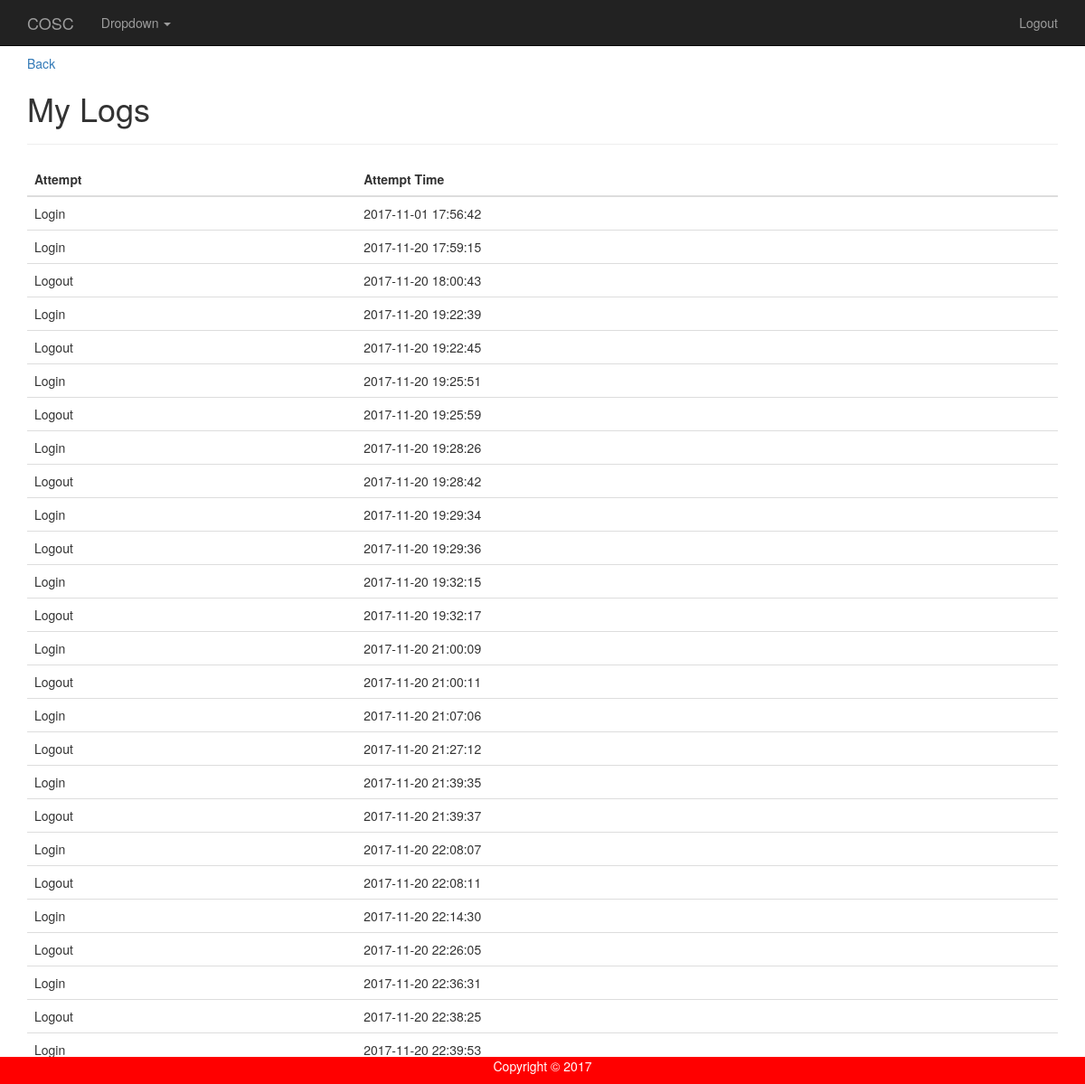
/home/mylogs (signed in), run on the app's committed database.
### tables this page shows
CREATE TABLE IF NOT EXISTS `logs` (
  `logID` int(11) NOT NULL AUTO_INCREMENT,
  `username` varchar(500) NOT NULL,
  `state` varchar(100) NOT NULL,
  `activityTime` datetime NOT NULL,
  PRIMARY KEY (`logID`)
);

### app/core/Controller.php (called while the page is built, shortened)
<?php
class Controller {
    public function view ($view, $data = []) {
        require_once '../app/views/' . $view .'.php';
    }
}

### app/controllers/home.php (called while the page is built, shortened)
<?php
class Home extends Controller {
	public function mylogs()
	{
        $this->view('home/mylogs');
	}
}

### app/core/App.php (called while the page is built, shortened)
<?php
class App {
    protected $method = 'login';
    public function __construct() {
        if (isset($_SESSION['auth']) == 1) {
            $this->method = 'index';
        }
        $url = $this->parseUrl();
        if (file_exists('../app/controllers/' . $url[0] . '.php')) {
            unset($url[0]);
        } else {
            header('Location: /home');
            die;
        }
        $this->controller = new $this->controller;
        if (isset($url[1])) {
            if (method_exists($this->controller, $url[1])) {
                $this->method = $url[1];
                unset($url[1]);
            }
        }
        $this->params = $url ? array_values($url) : [];
        call_user_func_array([$this->controller, $this->method], $this->params);
    }
    public function parseUrl() {
        if (isset($_GET['url'])) {
            return $url = explode('/', filter_var(rtrim($_GET['url'], '/'), FILTER_SANITIZE_URL));
        }
    }
}

### public/index.php (called while the page is built, shortened)
<?php
$app = new App;

### app/models/Log.php (called while the page is built, shortened)
<?php
class Log
 {
	public function mylogs()
	{
		$db = db_connect();
        $statement = $db->prepare("select * from logs
                                WHERE username = :username;
                ");
        $statement->bindValue(':username', $_SESSION['username']);
        $statement->execute();
        $rows = $statement->fetchAll(PDO::FETCH_ASSOC);
		if ($rows)
		{
			return $rows;
		}
	}
}

### app/controllers/crud.php (called while the page is built, shortened)
<?php
class crud extends Controller
{
	public function mylogs()
	{
		$logs = $this->model('Log');
		return $logs->mylogs();
	}
}

### app/views/home/mylogs.php (the view, shortened to what this page needs)
<?php require_once '../app/views/templates/header.php' ?>
<div class="container">
    <div class="page-header" id="banner">
        <div class="row">
            <div class="col-lg-12">
			<a href="/home">Back</a>
                <h1>My Logs</h1>
            </div>
        </div>
    </div>
	<?php
	require_once '../app/controllers/crud.php';
	$_index = new crud();
	$result = $_index -> mylogs();
	echo "<table class='table'>";
    echo "<thead>";
      echo "<tr>";
        echo "<th>Attempt</th>";
        echo "<th>Attempt Time</th>";
      echo "</tr>";
    echo "</thead>";
    echo "<tbody>";
	foreach($result as $row)
	{
		echo "<tr>";
		echo "<td> {$row['state']} </td>";
		echo "<td> {$row['activityTime']} </td>";
		echo "</tr>";
	}
    echo "</tbody>";
    echo "</table>";
    ?>
    <?php require_once '../app/views/templates/footer.php' ?>

### app/views/templates/header.php (shortened to what this page needs)
<!DOCTYPE html>
<html lang="en">
    <head>
        <link href= "/css/bootstrap.css" rel="stylesheet" type="text/css"/>
		<link rel="stylesheet" href="https://maxcdn.bootstrapcdn.com/bootstrap/3.3.7/css/bootstrap.min.css">
    </head>
    <body>
        <div class="navbar navbar-inverse navbar-fixed-top">
            <div class="container">
                <div class="navbar-header">
                    <a class="navbar-brand" href="/home">COSC</a>
                </div>
                <div class="navbar-collapse collapse" id="navbar-main">
                    <ul class="nav navbar-nav">
                        <li class="dropdown">
                            <a href="#" class="dropdown-toggle" data-toggle="dropdown" role="button" aria-expanded="false">Dropdown <span class="caret"></span></a>
                        </li>
                    </ul>
                    <ul class="nav navbar-nav navbar-right">
                        <li><a href="/logout/index">Logout</a></li>
                    </ul>
                </div>
            </div>
        </div>

### app/views/templates/footer.php (shortened to what this page needs)
<footer class="footer">
    <div class="row">
        <div class="col-lg-12">
            <p>Copyright &copy; <?php echo date('Y'); ?> </p>
        </div>
    </div>
</footer>
</div>
</body>
</html>

### app/views/templates/header.php (style rules this page uses)
.footer { position: fixed; left: 0; bottom: 0; width: 100%; background-color: red; color: white; text-align: center; }

### data on the page
logs: state "Login", activityTime "2017-11-01 17:56:42"
logs: state "Login", activityTime "2017-11-20 17:59:15"
logs: state "Logout", activityTime "2017-11-20 18:00:43"
logs: state "Login", activityTime "2017-11-20 19:22:39"
logs: state "Logout", activityTime "2017-11-20 19:22:45"
logs: state "Login", activityTime "2017-11-20 19:25:51"
logs: state "Logout", activityTime "2017-11-20 19:25:59"
logs: state "Login", activityTime "2017-11-20 19:28:26"
logs: state "Logout", activityTime "2017-11-20 19:28:42"
logs: state "Login", activityTime "2017-11-20 19:29:34"
logs: state "Logout", activityTime "2017-11-20 19:29:36"
logs: state "Login", activityTime "2017-11-20 19:32:15"
logs: state "Logout", activityTime "2017-11-20 19:32:17"
logs: state "Login", activityTime "2017-11-20 21:00:09"
logs: state "Logout", activityTime "2017-11-20 21:00:11"
logs: state "Login", activityTime "2017-11-20 21:07:06"
logs: state "Logout", activityTime "2017-11-20 21:27:12"
logs: state "Login", activityTime "2017-11-20 21:39:35"
logs: state "Logout", activityTime "2017-11-20 21:39:37"
logs: state "Login", activityTime "2017-11-20 22:08:07"
logs: state "Logout", activityTime "2017-11-20 22:08:11"
logs: state "Login", activityTime "2017-11-20 22:14:30"
logs: state "Logout", activityTime "2017-11-20 22:26:05"
logs: state "Login", activityTime "2017-11-20 22:36:31"
logs: state "Logout", activityTime "2017-11-20 22:38:25"
logs: state "Login", activityTime "2017-11-20 22:39:53"
